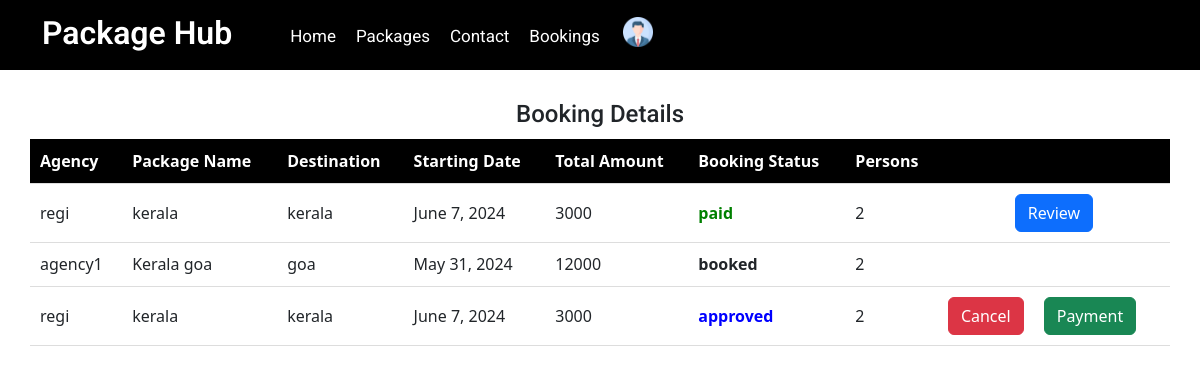
The app's page /userviewbookings (signed in), older data.
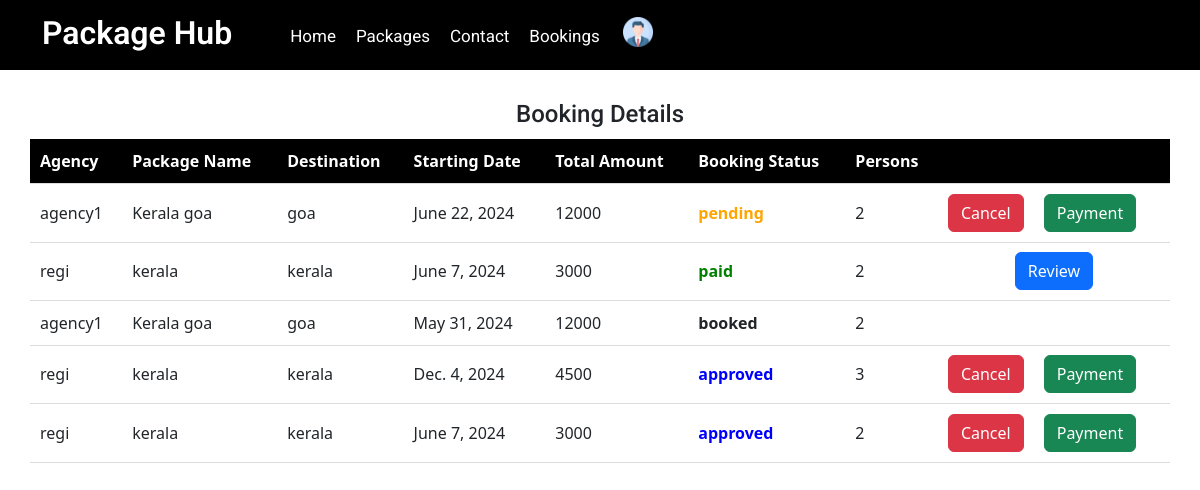
The same page, newer data.
### app/models.py (models this page shows, shortened)
class Booking(models.Model):
    booking_status = (
        ('booked', 'booked'),
        ('pending', 'pending'),
        ('reject', 'reject'),
        ('paid', 'paid'),
        ('approved', 'approved')
    )
    user_id = models.ForeignKey(CustomUser, on_delete=models.CASCADE)
    package_id = models.ForeignKey(Package, on_delete=models.CASCADE)
    name = models.CharField(max_length=50)
    no_of_people = models.IntegerField()
    booking_date = models.DateField()
    date = models.DateTimeField(auto_now_add=True)
    HealthAssistant_id = models.ForeignKey(HealthAssistant, on_delete=models.CASCADE,null=True)
    status = models.CharField(choices=booking_status, default='pending', max_length=50)
    total_amount = models.IntegerField()
    rating = models.IntegerField(null=True, blank=True)
    review = models.CharField(max_length=200, null=True, blank=True)

class Package(models.Model):
    user_id = models.ForeignKey(CustomUser, on_delete=models.CASCADE)
    package_name = models.CharField(max_length=100)
    img1 = models.FileField(upload_to='package')
    img2 = models.FileField(upload_to='package')
    expiry_date = models.DateField()
    price = models.IntegerField()
    no_of_days = models.IntegerField()
    no_of_night = models.IntegerField()
    source = models.CharField(max_length=50)
    destination = models.CharField(max_length=50)
    description = models.CharField(max_length=200)
    is_active = models.BooleanField(default=False)

class CustomUser(AbstractUser):
    register_status = (
        ('approve', 'approve'),
        ('pending', 'pending'),
        ('reject', 'reject'),
    )
    phone_number = models.CharField(max_length=10)
    user_type = models.CharField(max_length=100)
    status = models.CharField(choices=register_status, default='pending', max_length=50)

### app/views.py (the view)
# urls.py: path('userviewbookings', views.userviewbookings, name="userviewbookings"),
@cache_control(no_cache=True, must_revalidate=True, no_store=True)
@login_required(login_url=Login)
def userviewbookings(request):
    User = CustomUser.objects.get(id=request.user.id)
    bookings_data = Booking.objects.filter(user_id=User).order_by('-status','-date')
    return render(request, 'User/Booking.html', {'bookings_data':bookings_data, 'User':User})

### template/User/Booking.html (shortened to what this page needs)
<!doctype html>
<html lang="en">
  <head>
    {% load static %}
    <link rel="stylesheet" href="{% static 'css/style-starter.css' %}">
    <link rel="stylesheet" href="https://cdnjs.cloudflare.com/ajax/libs/font-awesome/4.7.0/css/font-awesome.min.css">
  <link href="https://cdn.jsdelivr.net/npm/bootstrap@5.3.2/dist/css/bootstrap.min.css" rel="stylesheet"
>
  </head>
<body id="home">
<section class=" w3l-header-4 header-sticky">
	<header id="site-header" class="fixed-top">
		<div class="container">
			<nav class="navbar navbar-expand-lg navbar-dark stroke">
				<h1><a class="navbar-brand" href="{% url 'userHome' %}">
					</span>Package hub
				</a></h1>
				<div class="collapse navbar-collapse" id="navbarTogglerDemo02">
					<ul class="navbar-nav ml-lg-5">
						<li class="nav-item active">
							<a class="nav-link" href="{% url 'userHome' %}">Home <span class="sr-only">(current)</span></a>
						</li>
						<li class="nav-item @@services__active">
							<a class="nav-link" href="{% url 'user_packages' %}">packages</a>
						</li>
						<li class="nav-item @@contact__active">
							<a class="nav-link" href="{% url 'user_contact' %}">Contact</a>
						</li>
            <li class="nav-item @@contact__active">
							<a class="nav-link" href="{% url 'userviewbookings' %}">Bookings</a>
						</li>
            <div class="dropdown">
              <button class="btn  dropdown-toggle" type="button" id="dropdownMenuButton" data-toggle="dropdown" aria-haspopup="true" aria-expanded="false">
              <img class="" width="30px" src="../../static/images/prof.png" alt="Profile image"> </a>
              </button>
            </div>
            </div>
				</div>
	  </header>
</section>
  <section>
    <h4 style="text-align: center; margin-top: 100px;">Booking Details</h4>
    <table style="width: 95%;">
      <tr>
        <th>Agency</th>
        <th>Package Name</th>
        <th>Destination</th>
        <th>Starting Date</th>
        <th>Total Amount</th>
        <th>Booking Status</th>
        <th>Persons</th>
<th></th>
      </tr>
      {% for booking in bookings_data %}
      <tr>
        <td>{{ booking.package_id.user_id.username }}</td>
        <td>{{ booking.package_id.package_name }}</td>
        <td>{{ booking.package_id.destination }}</td>
        <td>{{ booking.booking_date }}</td>
        <td>{{ booking.total_amount }}</td>
        <td style="font-weight: bold;{% if booking.status == 'pending' %}color: orange;{% elif booking.status == 'approved' %}color: blue;{% elif booking.status == 'reject' %}color: red;{% elif booking.status == 'paid' %}color: green;{% endif %}">
          {{ booking.status }}
        </td>
        <td >{{ booking.no_of_people }}</td>
        <td style="text-align: center;">
          {% if booking.status in "approved" or booking.status in "pending" %}
          <div class="d-flex" style="gap: 20px;">
          <form action="{% url 'cancel_booking' booking.id %}" method="post">
            <button type="button" class="btn btn-danger" data-bs-toggle="modal" data-bs-target="#cancelBooking">
              Cancel
            </button>
          </form>
          <a href="{% url 'payments' id=booking.id %}"><button type="button"  class="btn btn-success"  data-bs-target="#staticBackdrop">
            Payment
          </button></a>
        </div>
          {% elif booking.status == "paid" %}
          <button type="button" class="btn btn-primary" data-bs-toggle="modal" data-bs-target="#staticBackdrop">
            Review
          </button>
          {% endif %}
          </td>
      </tr>
      {% endfor %}
    </table>
  </section>

### template/User/Booking.html (style rules this page uses)
table { border-collapse: collapse; margin: 10px auto; border: none; border-bottom: 1px solid #ddd; width: 100%; }
th, td { padding: 10px; border-bottom: 1px solid #ddd; text-align: left; }
th { background-color: black; color: white; }
* { margin: 0; padding: 0; }

Row changes from the older to the newer data that the page shows:
added Booking: package_id.user_id.username "agency1", package_id.package_name "Kerala goa", package_id.destination "goa", booking_date "June 22, 2024", total_amount "12000", status "pending", no_of_people "2", shows "Cancel"
added Booking: package_id.user_id.username "regi", package_id.package_name "kerala", package_id.destination "kerala", booking_date "Dec. 4, 2024", total_amount "4500", status "approved", no_of_people "3", shows "Cancel"
